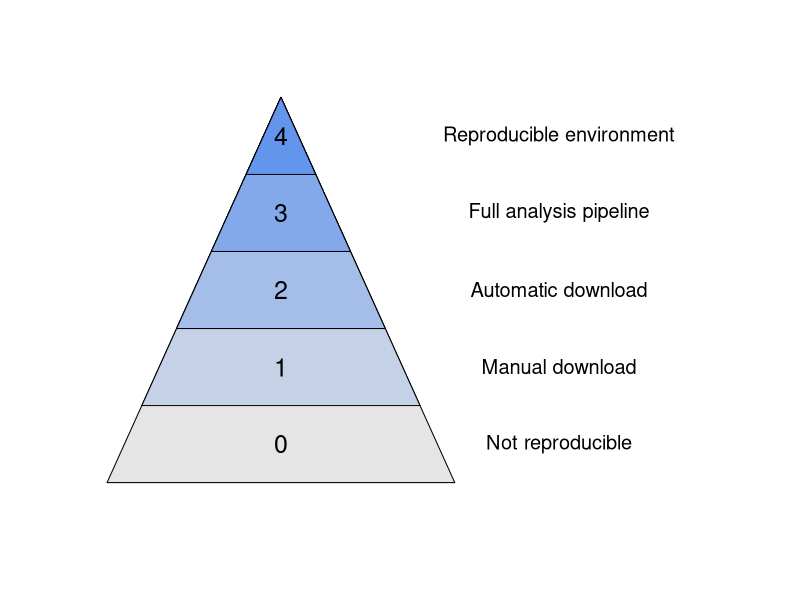

Here is the R script that generated this plot:
## ---- chunk 1
knitr::opts_chunk$set(echo = TRUE)
## ---- chunk 2

colfunc <- colorRampPalette(c("grey90", "cornflowerblue"))
colvect <- colfunc(5)

cexlist <- c(1.5,1.2)
plotlims <- c(0,1.8,0,1)
plot(x=NULL,y=NULL,axes=FALSE, ann=FALSE, xlim=plotlims[1:2], ylim=plotlims[3:4])   

polygon(c(0,1,0.5,0),c(0,0,1,0),col=colvect[1])

polygon(c(0.1,0.9,0.5,0.1),c(0.2,0.2,1,0.2),col=colvect[2])

polygon(c(0.2,0.8,0.5,0.2),c(0.4,0.4,1,0.4),col=colvect[3])

polygon(c(0.3,0.7,0.5,0.3),c(0.6,0.6,1,0.6),col=colvect[4])

polygon(c(0.4,0.6,0.5,0.4),c(0.8,0.8,1,0.8),col=colvect[5])

text(0.5,0.1,'0',adj=0.5,cex=cexlist[1])
text(0.5,0.3,'1',adj=0.5,cex=cexlist[1])
text(0.5,0.5,'2',adj=0.5,cex=cexlist[1])
text(0.5,0.7,'3',adj=0.5,cex=cexlist[1])
text(0.5,0.9,'4',adj=0.5,cex=cexlist[1])

text(1.3,0.1,'Not reproducible',adj=0.5,cex=cexlist[2])
text(1.3,0.3,'Manual download',adj=0.5,cex=cexlist[2])
text(1.3,0.5,'Automatic download',adj=0.5,cex=cexlist[2])
text(1.3,0.7,'Full analysis pipeline',adj=0.5,cex=cexlist[2])
text(1.3,0.9,'Reproducible environment',adj=0.5,cex=cexlist[2])

